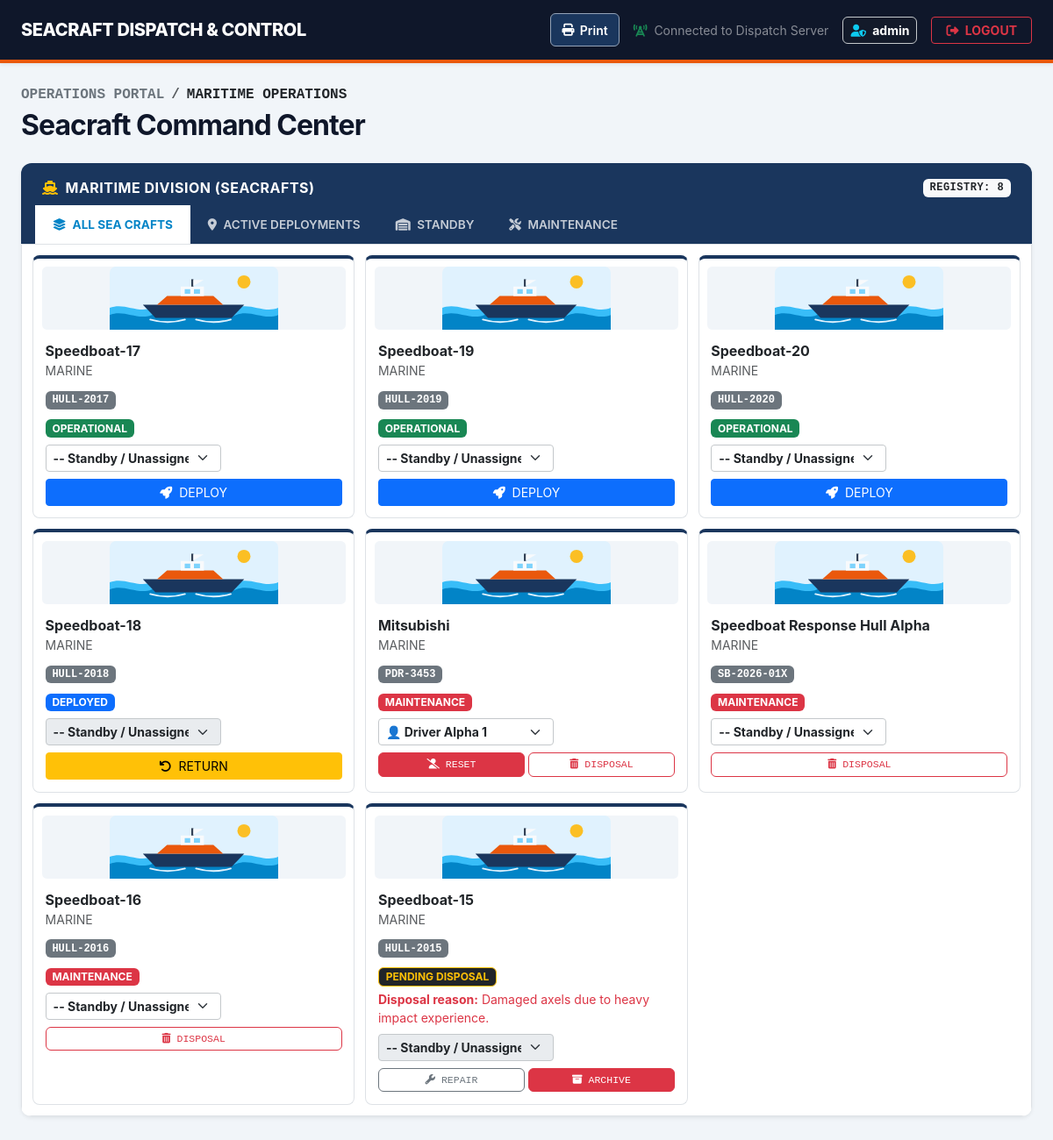
The app's page /maritime/dispatch/ (signed in), older data.
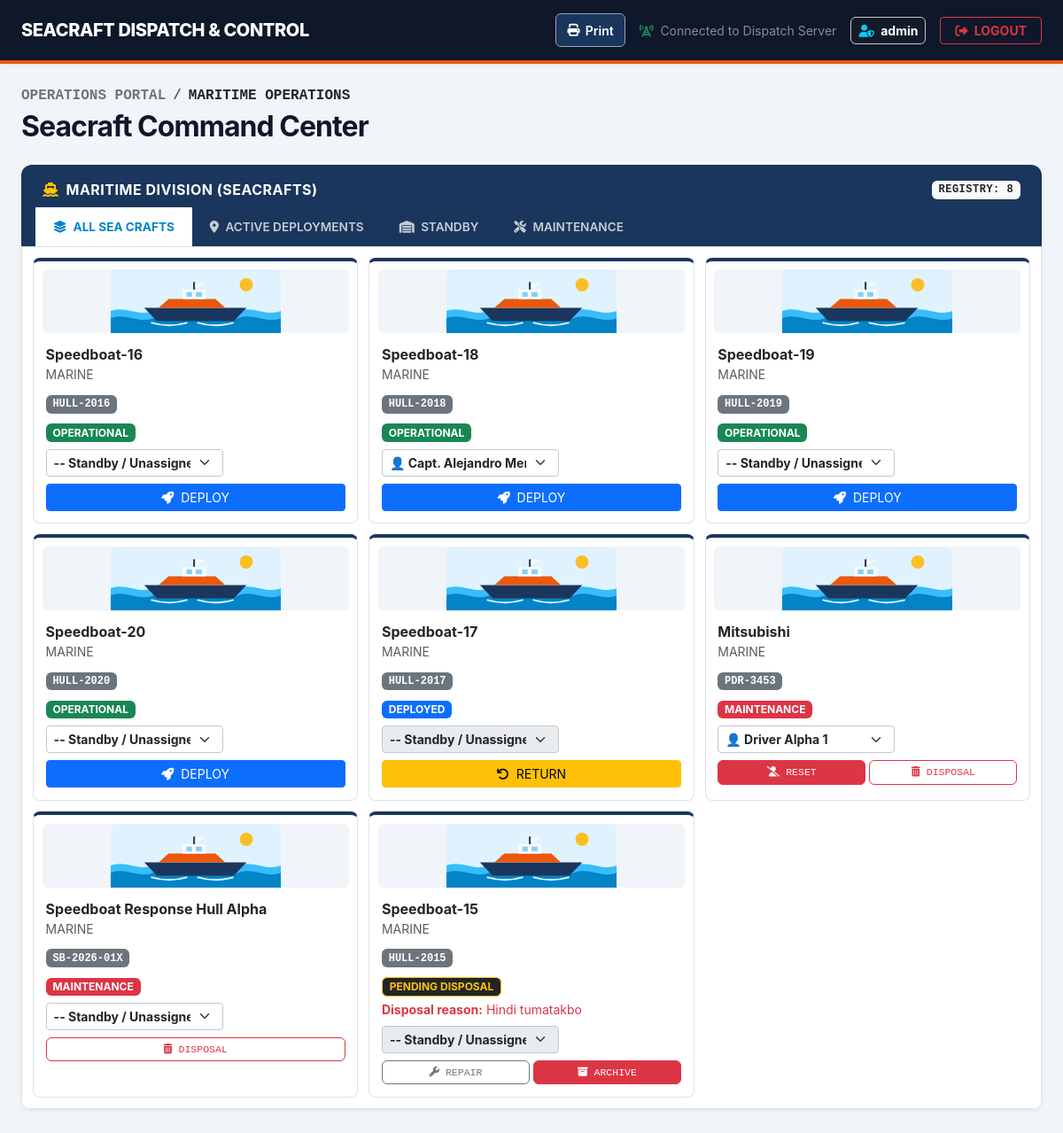
The same page, newer data.
### fleet/models.py (models this page shows, shortened)
class Vehicle(models.Model):
    DEPLOYMENT_PURPOSE_CHOICES = [
        ('EMERGENCY_RESPONSE', 'Emergency response'),
        ('MEDICAL_TRANSPORT', 'Medical transport'),
        ('RESCUE_OPERATION', 'Rescue operation'),
        ('OFFICIAL_BUSINESS', 'Official business'),
        ('LOGISTICS_SUPPORT', 'Logistics support'),
        ('OTHER', 'Other'),
    ]
    STATUS_CHOICES = [
        ('OPERATIONAL', 'Operational'),
        ('MAINTENANCE', 'Maintenance'),
        ('DEPLOYED', 'Deployed'),
    ]
    model_name = models.CharField(max_length=100)
    plate_number = models.CharField(max_length=50, unique=True)
    vehicle_type = models.ForeignKey(VehicleType, on_delete=models.CASCADE)
    status = models.CharField(
        max_length=50,
        choices=STATUS_CHOICES,
        default='OPERATIONAL'
    )
    maintenance_problem = models.CharField(max_length=1000, blank=True)
    assigned_driver = models.ForeignKey(
        Driver,
        on_delete=models.SET_NULL,
        null=True,
        blank=True,
        related_name='vehicles'
    )
    deployment_purpose = models.CharField(
        max_length=30,
        choices=DEPLOYMENT_PURPOSE_CHOICES,
        blank=True,
    )
    deployment_destination = models.CharField(max_length=255, blank=True)

class VehicleType(models.Model):
    name = models.CharField(max_length=50, unique=True)

### fleet/views.py (the view, shortened to what this page needs)
# urls.py: path('maritime/dispatch/', views.seacraft_dispatch_view, name='seacraft_dispatch'),
@login_required
def seacraft_dispatch_view(request):
    user = request.user
    is_authorized = (
        user.is_superuser
        or user.groups.filter(name="Seacraft Dispatch").exists()
        or any(x in user.username.lower() for x in ["sea", "maritime"])
    )
    if not is_authorized:
        messages.error(
            request, "Access restricted to authorized Maritime Dispatchers."
        )
        return redirect("homepage")
    busy_driver_ids = Vehicle.objects.filter(
        status="DEPLOYED", assigned_driver__isnull=False
    ).values_list("assigned_driver_id", flat=True)
    available_drivers = Driver.objects.filter(
        is_active=True,
        license_number__startswith="MAR-"
    ).exclude(
        id__in=busy_driver_ids
    )
    sea_crafts = (
        Vehicle.objects.filter(
            Q(vehicle_type__name__iexact="marine")
            | Q(vehicle_type__name__iexact="maritime")
        )
        .exclude(status__in=["ARCHIVED", "DISPOSED"])
        .select_related("vehicle_type", "assigned_driver")
        .order_by(
            Case(
                When(status="OPERATIONAL", then=Value(1)),
                When(status="DEPLOYED", then=Value(2)),
                When(status="MAINTENANCE", then=Value(3)),
                When(status="PENDING_DISPOSAL", then=Value(4)),
                default=Value(5),
                output_field=IntegerField(),
            ),
            "model_name",
        )
    )
    sea_crafts = add_disposal_reasons(sea_crafts)
    maintenance_crafts = [
        craft for craft in sea_crafts
        if craft.status == "MAINTENANCE"
    ]
    return render(
        request,
        "fleet/seacraft_dispatch.html",
        {
            "sea_crafts": sea_crafts,
            "maintenance_crafts": maintenance_crafts,
            "drivers": available_drivers,
        },
    )

### fleet/templates/fleet/seacraft_dispatch.html (shortened to what the changed rows need)
{% load static %}
<!DOCTYPE html>
<html lang="en">
<head>
    <link href="https://cdn.jsdelivr.net/npm/bootstrap@5.3.0/dist/css/bootstrap.min.css" rel="stylesheet">
    <link rel="stylesheet" href="https://cdnjs.cloudflare.com/ajax/libs/font-awesome/6.4.0/css/all.min.css">
    <link rel="stylesheet" href="{% static 'fleet/css/asset_grid.css' %}">
    <link rel="stylesheet" href="{% static 'fleet/css/dashboard_views.css' %}">
    <link rel="stylesheet" href="{% static 'fleet/css/dashboard_print.css' %}">
    <link rel="stylesheet" href="{% static 'fleet/css/dashboard_theme.css' %}">
</head>
<body class="dashboard-shell">
    <main class="container-fluid py-5 px-4" style="max-width: 1600px;">
        <div class="mb-4">
            <h2 class="fw-bold m-0" style="letter-spacing: -0.03em; color: var(--brand-blue);">Seacraft Command Center</h2>
        </div>
        <div class="card shadow-sm border-0 mb-5">
            <div class="card-body p-0 border bg-white rounded-bottom table-responsive">
                <div class="tab-content" id="seacraftTabContent">
                    <div class="tab-pane fade show active dashboard-view-list" id="all-crafts" data-view-list="dispatch-all-crafts" data-view-type="table" data-view-default="grid" role="tabpanel" aria-labelledby="all-crafts-tab">
                        <table class="table table-hover align-middle mb-0 asset-grid-table asset-grid-table--sea">
                            <tbody>
                                {% for craft in sea_crafts %}
                                <tr>
                                    <td>
                                        <strong>{{ craft.model_name }}</strong>
                                        <div class="text-muted small">{{ craft.vehicle_type.name }}</div>
                                    </td>
                                    <td><span class="badge bg-secondary font-monospace">{{ craft.plate_number }}</span></td>
                                    <td>
                                        {% if craft.status == 'DEPLOYED' %}
                                            <span class="badge bg-primary">DEPLOYED</span>
                                        {% elif craft.status == 'MAINTENANCE' %}
                                            <span class="badge bg-danger">MAINTENANCE</span>
                                        {% elif craft.status == 'PENDING_DISPOSAL' %}
                                            <span class="badge bg-dark border border-warning text-warning">PENDING DISPOSAL</span>
                                            <div class="small text-danger mt-1">
                                                <strong>Disposal reason:</strong>
                                                {{ craft.disposal_reason|default:"No reason recorded." }}
                                            </div>
                                        {% else %}
                                            <span class="badge bg-success">OPERATIONAL</span>
                                        {% endif %}
                                    </td>
                                    <td>
                                        <form action="{% url 'dashboard_portal:seacraft_dispatch' %}" method="post" class="d-flex gap-2 m-0">
                                            <select name="driver_id"
                                                    class="form-select form-select-sm fw-bold border-secondary-subtle"
                                                    style="max-width: 200px; cursor: pointer;"
                                                    onchange="this.form.submit();"
                                                    {% if craft.status == 'DEPLOYED' or craft.status == 'PENDING_DISPOSAL' %}disabled{% endif %}>
                                                <option value="">-- Standby / Unassigned --</option>
                                                {% if craft.assigned_driver %}
                                                    <option value="{{ craft.assigned_driver.id }}" selected>
                                                        👤 {{ craft.assigned_driver.name }} {% if craft.status == 'DEPLOYED' %}(In Field){% endif %}
                                                    </option>
                                                {% endif %}
                                            </select>
                                        </form>
                                    </td>
                                    <td>
                                        {% if craft.status == 'OPERATIONAL' %}
                                            <form action="{% url 'dashboard_portal:seacraft_dispatch' %}" method="post" class="m-0">
                                                <button type="submit" class="btn btn-sm btn-primary w-100"><i class="fa-solid fa-rocket me-1"></i> DEPLOY</button>
                                            </form>
                                        {% elif craft.status == 'DEPLOYED' %}
                                            <form action="{% url 'dashboard_portal:seacraft_dispatch' %}" method="post" class="m-0">
                                                <button type="submit" class="btn btn-sm btn-warning w-100"><i class="fa-solid fa-arrow-rotate-left me-1"></i> RETURN</button>
                                            </form>
                                        {% elif craft.status == 'MAINTENANCE' %}
                                            <div class="d-flex gap-1">
                                                {% if craft.assigned_driver %}
                                                <form action="{% url 'dashboard_portal:seacraft_dispatch' %}" method="post" class="m-0 w-50">
                                                    <button type="submit" class="btn btn-xs btn-danger w-100 py-1 font-monospace" style="font-size: 0.72rem;"><i class="fa-solid fa-user-slash"></i> RESET</button>
                                                </form>
                                                {% endif %}
                                                <form action="{% url 'dashboard_portal:seacraft_dispatch' %}" method="post" class="m-0 {% if craft.assigned_driver %}w-50{% else %}w-100{% endif %}" onsubmit="return captureDispatchDisposalRemarks(this);">
                                                    <button type="submit" class="btn btn-xs btn-outline-danger w-100 py-1 font-monospace" style="font-size: 0.72rem;"><i class="fa-solid fa-trash-can"></i> DISPOSAL</button>
                                                </form>
                                            </div>
                                        {% elif craft.status == 'PENDING_DISPOSAL' %}
                                            <div class="d-flex gap-1">
                                                <form action="{% url 'dashboard_portal:seacraft_dispatch' %}" method="post" class="m-0 w-50">
                                                    <button type="submit" class="btn btn-xs btn-outline-secondary w-100 py-1 font-monospace" style="font-size: 0.72rem;" title="Decline and return to Under Maintenance"><i class="fa-solid fa-wrench"></i> REPAIR</button>
                                                </form>
                                                <form action="{% url 'dashboard_portal:seacraft_dispatch' %}" method="post" class="m-0 w-50">
                                                    <button type="submit" class="btn btn-xs btn-danger w-100 py-1 font-monospace" style="font-size: 0.72rem;" title="Confirm asset disposal clearance"><i class="fa-solid fa-box-archive"></i> ARCHIVE</button>
                                                </form>
                                            </div>
                                        {% else %}
                                            <button type="button" class="btn btn-sm btn-secondary w-100" disabled><i class="fa-solid fa-ban me-1"></i> LOCKED</button>
                                        {% endif %}
                                    </td>
                                </tr>
                                {% empty %}
                                <tr><td colspan="5" class="text-center py-4 text-muted fw-semibold">No marine operations fleet assets registered in system mapping rows.</td></tr>
                                {% endfor %}
                            </tbody>
                        </table>
                    </div>
                </div>
            </div>
        </div>
    </main>
</body>
</html>

Row changes from the older to the newer data that the page shows:
changed Vehicle "Speedboat-16": status "MAINTENANCE DISPOSAL" → "OPERATIONAL DEPLOY"; moves up the list
changed Vehicle "Speedboat-18": driver_id "-- Standby / Unassigned --" → "👤 Capt. Alejandro Mendoza"; status "DEPLOYED RETURN" → "OPERATIONAL DEPLOY"; moves up the list
changed Vehicle "Speedboat-17": status "OPERATIONAL DEPLOY" → "DEPLOYED RETURN"; moves down the list
computed for Vehicle "Speedboat-15": disposal_reason "Damaged axels due to heavy impact experience." → "Hindi tumatakbo"
